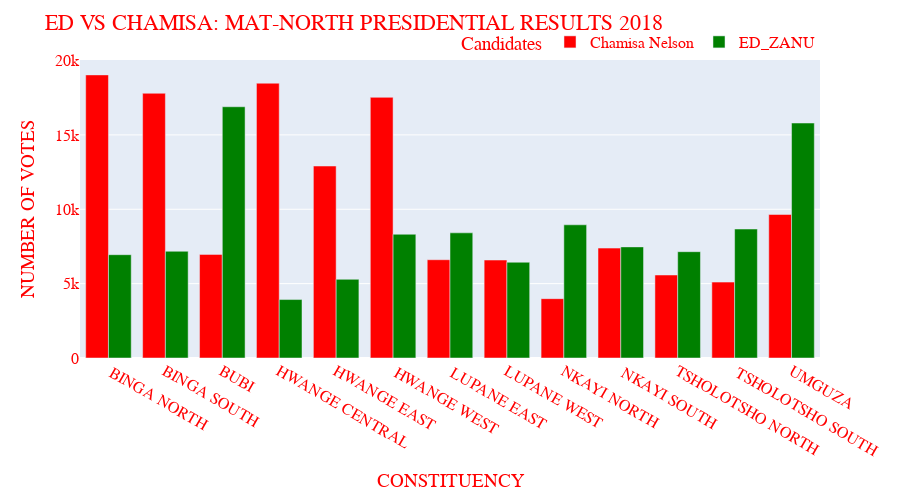

Notebook source saved alongside this figure:
### Markdown cell above
ED won every constituency in this province.

### Code cell
mat_north=mat_north[['CONSTITUENCY','Chamisa Nelson', 'ED_ZANU']]
plot=px.bar(mat_north, x='CONSTITUENCY', y=['Chamisa Nelson', 'ED_ZANU'],
           color_discrete_sequence=['red','green'],barmode='group',height=500)
plot.update_layout(title='ED VS CHAMISA: MAT-NORTH PRESIDENTIAL RESULTS 2018',
                  xaxis_title='CONSTITUENCY',
                  yaxis_title='NUMBER OF VOTES',
                   legend_title='Candidates',
                 font=dict(family='Times New Roman, monospace',
                          size=16,
                          color='red'),
                  legend=dict(orientation='h',
                             yanchor='bottom',
                             y=1,
                             xanchor='right',
                             x=1)
                  )
plot.show()

### Figure 1 — Plotly figure (JSON) as saved in the notebook; plotly's stock layout.template omitted (floating-point values rounded to 4 significant figures)
{"data": [{"alignmentgroup": "True", "hovertemplate": "variable=Chamisa Nelson<br>CONSTITUENCY=%{x}<br>value=%{y}<extra></extra>", "legendgroup": "Chamisa Nelson", "marker": {"color": "red", "pattern": {"shape": ""}}, "name": "Chamisa Nelson", "offsetgroup": "Chamisa Nelson", "orientation": "v", "showlegend": true, "textposition": "auto", "type": "bar", "x": [" BINGA NORTH", "BINGA SOUTH", "BUBI", "HWANGE CENTRAL", "HWANGE EAST", " HWANGE WEST", " LUPANE EAST", "LUPANE WEST", "NKAYI NORTH", " NKAYI SOUTH", "TSHOLOTSHO NORTH", " TSHOLOTSHO SOUTH", "UMGUZA"], "xaxis": "x", "y": [19034, 17799, 6966, 18475, 12907, 17526, 6608, 6586, 3989, 7389, 5580, 5102, 9650], "yaxis": "y"}, {"alignmentgroup": "True", "hovertemplate": "variable=ED_ZANU<br>CONSTITUENCY=%{x}<br>value=%{y}<extra></extra>", "legendgroup": "ED_ZANU", "marker": {"color": "green", "pattern": {"shape": ""}}, "name": "ED_ZANU", "offsetgroup": "ED_ZANU", "orientation": "v", "showlegend": true, "textposition": "auto", "type": "bar", "x": [" BINGA NORTH", "BINGA SOUTH", "BUBI", "HWANGE CENTRAL", "HWANGE EAST", " HWANGE WEST", " LUPANE EAST", "LUPANE WEST", "NKAYI NORTH", " NKAYI SOUTH", "TSHOLOTSHO NORTH", " TSHOLOTSHO SOUTH", "UMGUZA"], "xaxis": "x", "y": [6946, 7176, 16892, 3930, 5291, 8320, 8415, 6439, 8955, 7471, 7148, 8671, 15798], "yaxis": "y"}], "layout": {"barmode": "group", "font": {"color": "red", "family": "Times New Roman, monospace", "size": 16}, "height": 500, "legend": {"orientation": "h", "title": {"text": "Candidates"}, "tracegroupgap": 0, "x": 1, "xanchor": "right", "y": 1, "yanchor": "bottom"}, "margin": {"t": 60}, "title": {"text": "ED VS CHAMISA: MAT-NORTH PRESIDENTIAL RESULTS 2018"}, "xaxis": {"anchor": "y", "domain": [0, 1], "title": {"text": "CONSTITUENCY"}}, "yaxis": {"anchor": "x", "domain": [0, 1], "title": {"text": "NUMBER OF VOTES"}}}}
